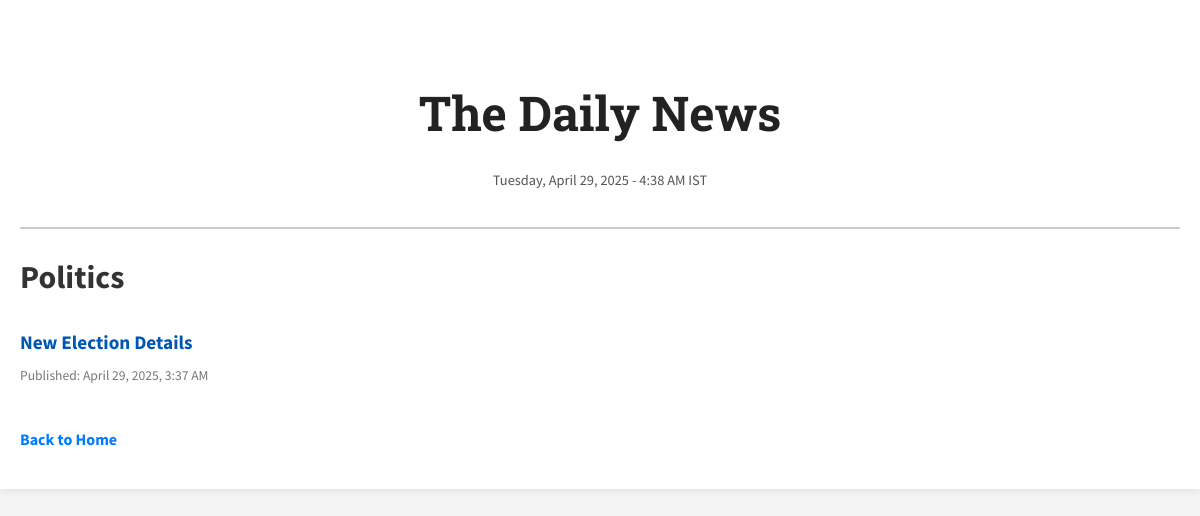
Page /category/Politics/ on the committed database.
### newsapp/models.py (models this page shows, shortened)
class Category(models.Model):
    name = models.CharField(max_length=100, unique=True)

class NewsItem(models.Model):
    title = models.CharField(max_length=255)
    slug = models.SlugField(unique=True, blank=True)
    category = models.ForeignKey(Category, on_delete=models.CASCADE)
    content = models.TextField()
    pub_date = models.DateTimeField(default=timezone.now)
    is_breaking = models.BooleanField(default=False)
    is_trending = models.BooleanField(default=False)
    image = models.ImageField(upload_to='news_images/', blank=True, null=True)
    author = models.CharField(max_length=100, default='Admin')
    class Meta:
        ordering = ['-pub_date']

### newsapp/views.py (the view)
# urls.py: path('category/<str:category_name>/', views.category_news, name='category_news'),
def category_news(request, category_name):
    current_date_time = timezone.localtime(timezone.now())
    category = get_object_or_404(Category, name=category_name)
    news_items = NewsItem.objects.filter(category=category).order_by('-pub_date')
    categories = Category.objects.all()
    context = {
        'current_date_time': current_date_time,
        'category': category,
        'news_items': news_items,
        'categories': categories,
    }
    return render(request, 'newsapp/category_news.html', context)

### newsapp/templates/newsapp/category_news.html (shortened to what this page needs)
{% extends 'newsapp/base.html' %}
{% block content %}
    <h1>{{ category.name }}</h1>
    {% for item in news_items %}
        <div class="news-item">
            <a href="{% url 'news_detail' item.slug %}">{{ item.title }}</a>
            <p class="pub-info">Published: {{ item.pub_date|date:"F j, Y, g:i A" }}</p>
        </div>
    {% empty %}
        <p>No news in this category.</p>
    {% endfor %}
    <p class="back-link"><a href="{% url 'home' %}">Back to Home</a></p>
{% endblock %}

### newsapp/templates/newsapp/base.html (style rules this page uses)
body { font-family: 'Source Sans Pro', sans-serif; margin: 0; padding: 0; line-height: 1.7; color: #333; background-color: #f4f4f4; }
.news-item { margin-bottom: 25px; padding-left: 0; border-left: none; display: flex; flex-direction: column; }
.news-item a { text-decoration: none; color: #0056b3; font-weight: bold; font-size: 1.2em; }
.news-item .pub-info { font-size: 0.85em; color: #777; margin-top: 5px; }
.back-link { margin-top: 20px; }
.back-link a { color: #007bff; text-decoration: none; font-weight: bold; }

### rows in the picture
Category: name "Politics"
NewsItem: title "New Election Details", pub_date "April 29, 2025, 3:37 AM"

### other values in the picture
{{ current_date_time|date:"l, F j, Y" }} "Tuesday, April 29, 2025"
{{ current_date_time|time:"g:i A T" }} "4:38 AM IST"
